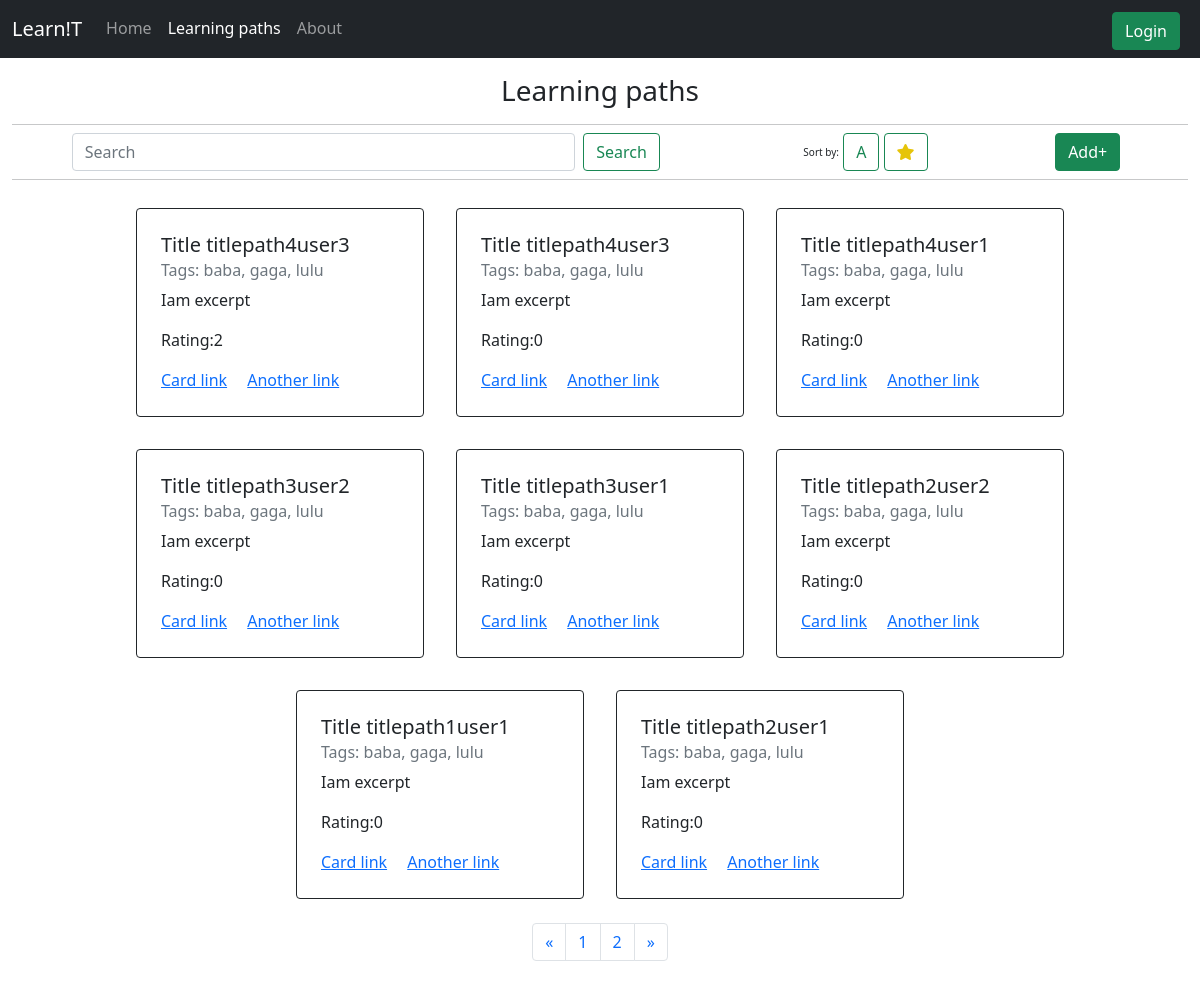
Screenshot of /learning-paths with the database file from the repository.
### tables this page shows
CREATE TABLE lpaths (
    id INTEGER PRIMARY KEY AUTOINCREMENT,
    title TEXT NOT NULL,
    tags TEXT,
    excerpt TEXT,
    body TEXT,
    rating INTEGER DEFAULT 0,
    isActive INTEGER DEFAULT 0,
    userId INTEGER,
    FOREIGN KEY(userId) REFERENCES users(id)
);

### app.py (the view, shortened to what this page needs)
@app.route('/learning-paths', methods=['GET'])
def learningPaths():
    active = [0,1,0]
    page = request.args.get('page')
    if not page:
        page = 1
    sortBy = request.args.get('sortBy')#rating, alpha
    limit = 8
    with sqlite3.connect(_DB) as conn:
            cur = conn.cursor();
            count = int(cur.execute("SELECT COUNT(*) FROM lpaths;").fetchall()[0][0])
            pages = 0
            if((count % 8)>0):
                pages = int(count/8)+1;
            else:
                pages = int(count/8);
            if(page):
                page=int(page)
                lpaths = cur.execute("SELECT * FROM lpaths ORDER BY id DESC LIMIT ? OFFSET ?;", (limit,(page-1)*8)).fetchall()
                return render_template("learning-paths.html", active=active, paths=lpaths,pages=pages)
            lpaths = cur.execute("SELECT * FROM lpaths ORDER BY id DESC LIMIT ?;", (limit,)).fetchall()
            if not lpaths:
                active = [0,0,0]
                return render_template('errorpage.html', active=active)
    return render_template("learning-paths.html", active=active, paths=lpaths,pages=pages)

### templates/learning-paths.html (shortened to what this page needs)
{% extends "layout.html" %} {% block title %} Learning paths {% endblock %} {%
block main %}
<div class="text-center">
  <h3 style="margin-bottom: 0rem">
    Learning paths
    <hr class="mb-0" />
  </h3>
</div>
<div class="d-flex justify-content-around align-items-center">
  <form class="d-flex w-50 me-4">
    <input
      class="form-control me-2"
      type="search"
      placeholder="Search"
      aria-label="Search"
    />
    <button class="btn btn-outline-success" type="submit">Search</button>
  </form>
  <div>
    <span class="font-weight-light registertip">Sort by:</span>
    <button class="btn btn-outline-success" type="" onclick="byAlpha()">
      A
    </button>
    <button class="btn btn-outline-success" type="" onclick="byRating()">
      <i class="fa-solid fa-star" style="color: rgb(230, 196, 9)"></i>
    </button>
  </div>
  <div class="d-flex justify-content-end">
    <a href="/new"
      ><button class="btn btn-success m-2" type="submit" id="">Add+</button></a
    >
  </div>
</div>
<hr class="m-0 mb-1" />
<div class="container-lg">
  <div class="row row-cols-4 justify-content-center p-2">
    {%if paths %} {%for path in paths%}
    <div class="card border-dark m-3 p-2" style="width: 18rem">
      <div class="card-body">
        <h5 class="card-title" id="title">Title {{path[1]}}</h5>
        <h6 class="card-subtitle mb-2 text-muted">Tags: {{path[2]}}</h6>
        <p class="card-text">{{path[3]}}</p>
        <p>Rating:{{path[5]}}</p>
        <a href="#" class="card-link">Card link</a>
        <a href="#" class="card-link">Another link</a>
      </div>
    </div>
    {%endfor%} {%endif%}
  </div>
  <div class="d-flex justify-content-around align-items-center">
    <nav aria-label="Page navigation example" class="align-items-center">
      <ul class="pagination">
        <li class="page-item">
          <a class="page-link" href="#" aria-label="Previous">
            <span aria-hidden="true">&laquo;</span>
          </a>
        </li>
        {%if sortBy %} {%for i in range(pages)%}
        <li class="page-item">
          <a
            class="page-link"
            href="/learning-paths?page={{i+1}}&sortBy={{sortBy}}"
            >{{i+1}}</a
          >
        </li>
        {%endfor%} {%else%} {%for i in range(pages)%}
        <li class="page-item">
          <a class="page-link" href="/learning-paths?page={{i+1}}">{{i+1}}</a>
        </li>
        {%endfor%} {%endif%}
        <li class="page-item">
          <a class="page-link" href="#" aria-label="Next">
            <span aria-hidden="true">&raquo;</span>
          </a>
        </li>
      </ul>
    </nav>
  </div>
</div>
{% endblock %}

### static/styles.css (style rules this page uses)
.registertip { font-size: x-small; text-decoration: none; }

### rows the page displays
lpaths: title "titlepath4user3", tags "baba, gaga, lulu", excerpt "Iam excerpt", rating "2"
lpaths: title "titlepath4user3", tags "baba, gaga, lulu", excerpt "Iam excerpt", rating "0"
lpaths: title "titlepath4user1", tags "baba, gaga, lulu", excerpt "Iam excerpt", rating "0"
lpaths: title "titlepath3user2", tags "baba, gaga, lulu", excerpt "Iam excerpt", rating "0"
lpaths: title "titlepath3user1", tags "baba, gaga, lulu", excerpt "Iam excerpt", rating "0"
lpaths: title "titlepath2user2", tags "baba, gaga, lulu", excerpt "Iam excerpt", rating "0"
lpaths: title "titlepath1user1", tags "baba, gaga, lulu", excerpt "Iam excerpt", rating "0"
lpaths: title "titlepath2user1", tags "baba, gaga, lulu", excerpt "Iam excerpt", rating "0"

### other values shown
{{ i+1 }} "1" "2"
